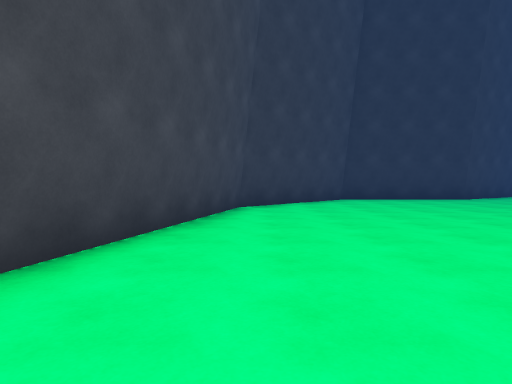
View 1 (above)

22 first-person views from a walk through a 3-D level made in the Unity game engine. The camera is 1.2 m above the floor, tilts 2° down and sees 75° across. The floor is counted in squares, 2 m on a side. Each view is taken from the middle of a square. On the plan, view 1 faces up. The plan holds only what a view shows up to about 10 squares ahead; the rest is blank. The place goes on beyond the plan. Some animated figures are left out.

View 2
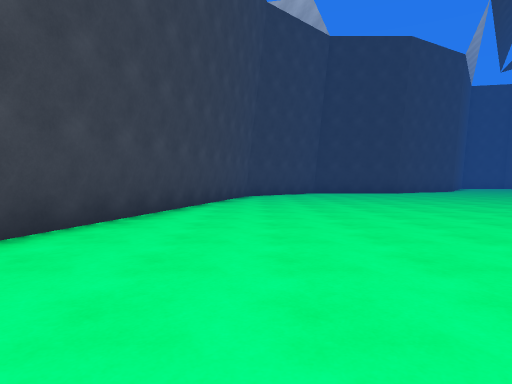

View 3
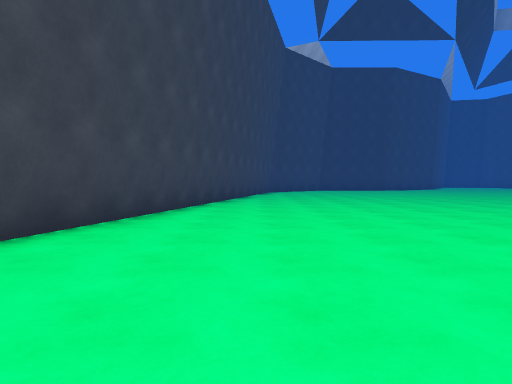

View 4
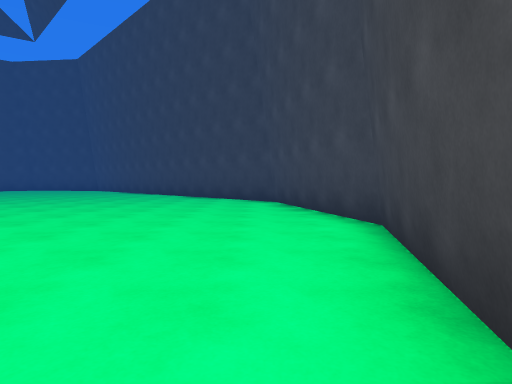

View 5
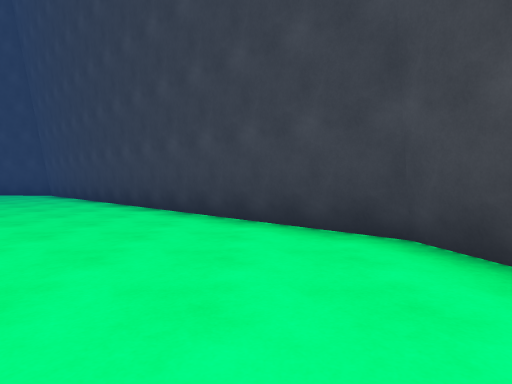

View 6
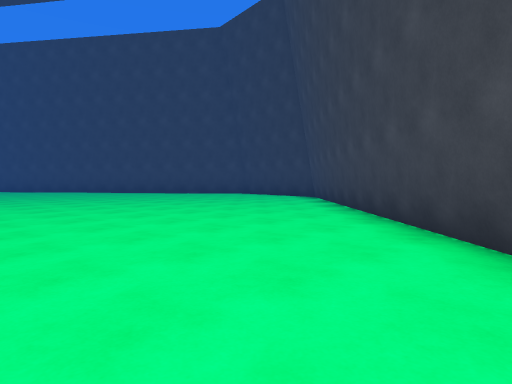

View 7
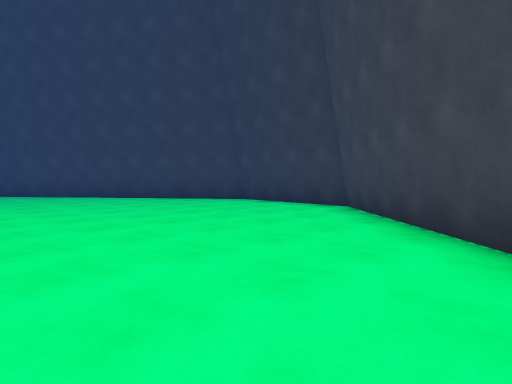

View 8
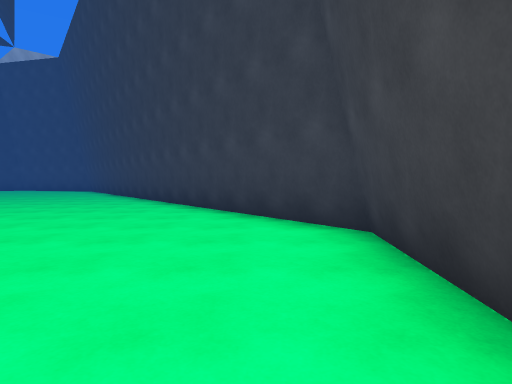

View 9
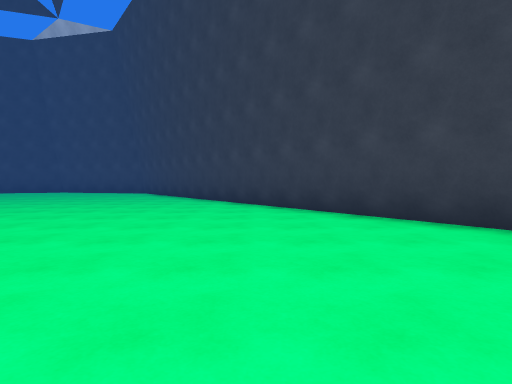

View 10
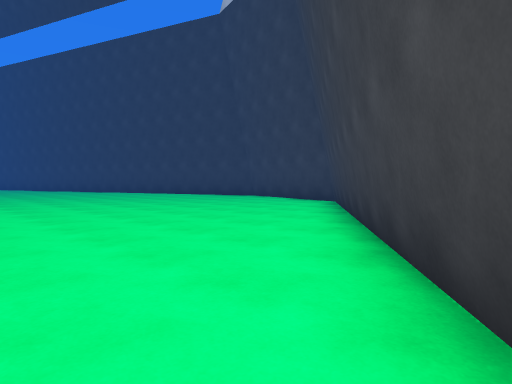

View 11
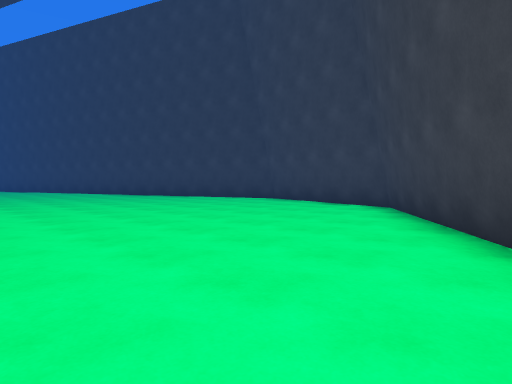

View 12
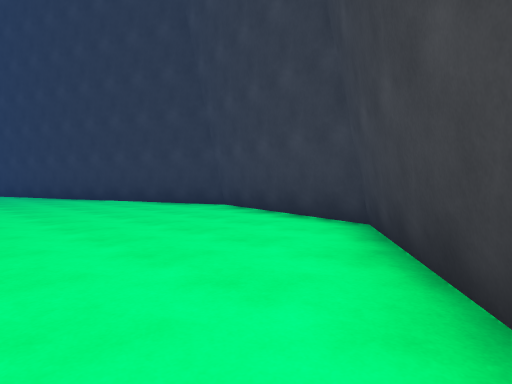

View 13
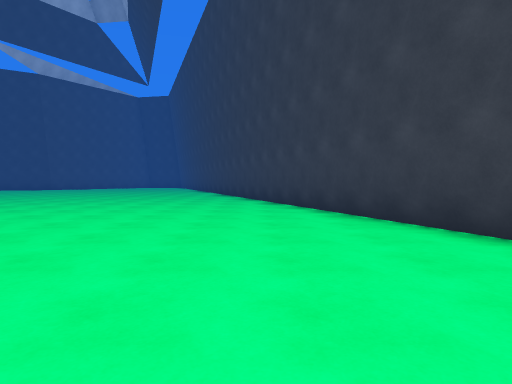

View 14
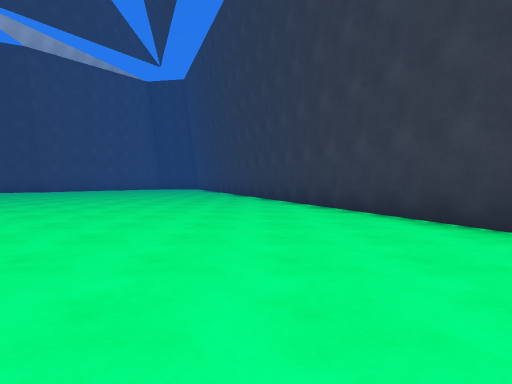

View 15
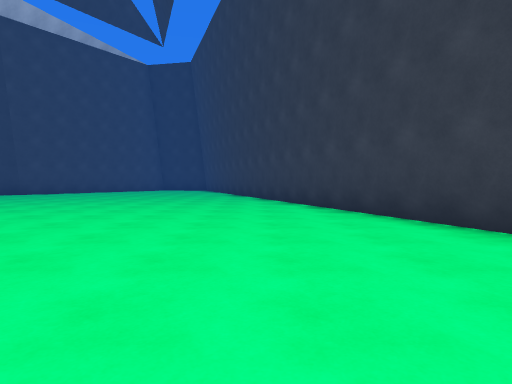

View 16
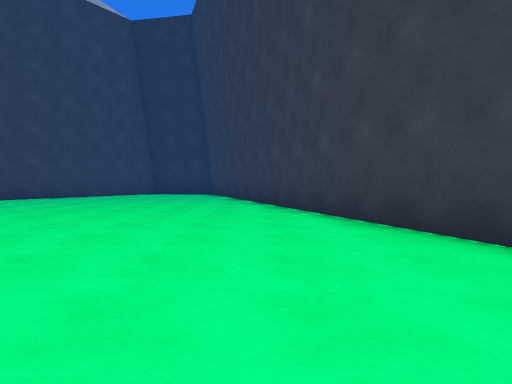

View 17
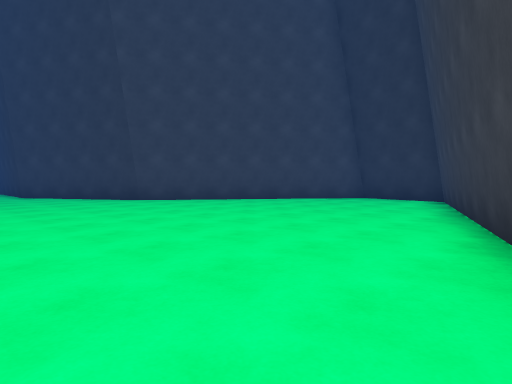

View 18
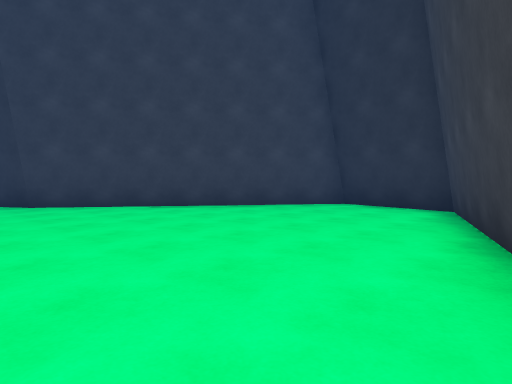

View 19
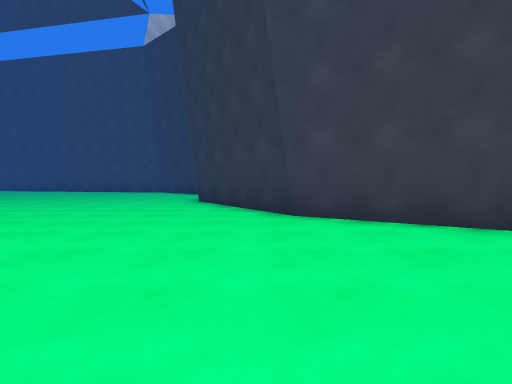

View 20
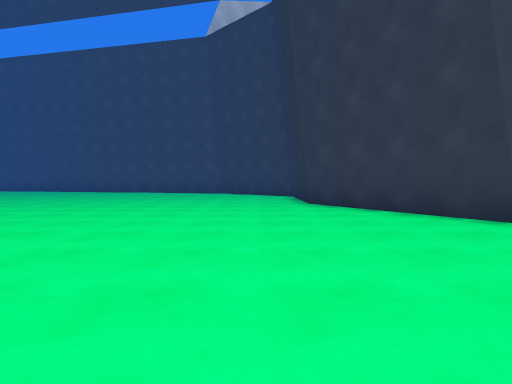

View 21
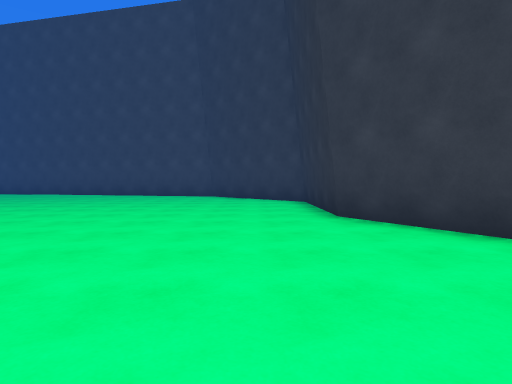

View 22
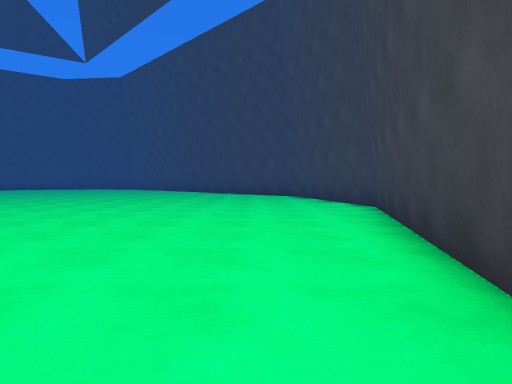

### Floor plan
Points are (right, up) in squares from view 1. A wall is a line through its corners. A room is listed if a view was taken in it or the views show most of it. See-through windows are left out.
Room 1 (views 1, 2, 3, 4, 5, 6, 7, 8, 9, 10, 11, 12, 13, 14, 15, 16, 17, 18, 19, 20, 21, 22)
walls: (6.5, 10.3) (2.7, 10.3) (-0.3, 7.3) (-3.6, -6.5) (-2.5, -11.3) (6.9, -20.8) (10.9, -21.2) (25.2, -10.8) (26.2, -6.6) (17.2, 18) (14.6, 18.6) (10.4, 12.6) (6.5, 10.3)

Where each view was taken, in squares from view 1:
view 1: 0 up, 0 right, facing up
view 2: 5 down, 0 right, facing up
view 3: 9 down, 1 left, facing up
view 4: 2 down, 2 left, facing down
view 5: 8 down, 1 left, facing down
view 6: 11 down, 0 right, facing down-right
view 7: 14 down, 3 right, facing down-right
view 8: 20 down, 7 right, facing right
view 9: 16 down, 10 right, facing right
view 10: 16 down, 17 right, facing up-right
view 11: 14 down, 18 right, facing up-right
view 12: 13 down, 21 right, facing up-right
view 13: 8 down, 23 right, facing up
view 14: 4 down, 21 right, facing up
view 15: 1 down, 20 right, facing up
view 16: 4 up, 19 right, facing up
view 17: 8 up, 20 right, facing up-left
view 18: 11 up, 19 right, facing up-left
view 19: 12 up, 16 right, facing left
view 20: 9 up, 15 right, facing left
view 21: 9 up, 12 right, facing left
view 22: 1 up, 1 left, facing down
